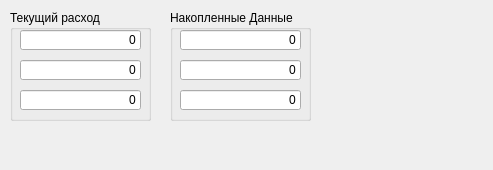
<?xml version="1.0" encoding="UTF-8"?>
<ui version="4.0">
 <class>Form</class>
 <widget class="QWidget" name="Form">
  <property name="geometry">
   <rect>
    <x>0</x>
    <y>0</y>
    <width>493</width>
    <height>170</height>
   </rect>
  </property>
  <property name="minimumSize">
   <size>
    <width>0</width>
    <height>160</height>
   </size>
  </property>
  <property name="windowTitle">
   <string>TURA</string>
  </property>
  <property name="styleSheet">
   <string notr="true">&quot;class&quot;: &quot;DeviceTura&quot;, &quot;dev&quot;: &quot;TD202206&quot;</string>
  </property>
  <widget class="QGroupBox" name="groupBox">
   <property name="geometry">
    <rect>
     <x>10</x>
     <y>10</y>
     <width>141</width>
     <height>111</height>
    </rect>
   </property>
   <property name="title">
    <string>Текущий расход</string>
   </property>
   <widget class="QLineEdit" name="lineFlowrate_1">
    <property name="geometry">
     <rect>
      <x>10</x>
      <y>20</y>
      <width>121</width>
      <height>20</height>
     </rect>
    </property>
    <property name="styleSheet">
     <string notr="true">&quot;key&quot;: &quot;current_flowrate&quot;, &quot;idx&quot;: 0</string>
    </property>
    <property name="text">
     <string>0</string>
    </property>
    <property name="maxLength">
     <number>16</number>
    </property>
    <property name="alignment">
     <set>Qt::AlignRight|Qt::AlignTrailing|Qt::AlignVCenter</set>
    </property>
   </widget>
   <widget class="QLineEdit" name="lineFlowrate_5">
    <property name="geometry">
     <rect>
      <x>10</x>
      <y>50</y>
      <width>121</width>
      <height>20</height>
     </rect>
    </property>
    <property name="styleSheet">
     <string notr="true">&quot;key&quot;: &quot;current_flowrate&quot;, &quot;idx&quot;: 1</string>
    </property>
    <property name="text">
     <string>0</string>
    </property>
    <property name="maxLength">
     <number>16</number>
    </property>
    <property name="alignment">
     <set>Qt::AlignRight|Qt::AlignTrailing|Qt::AlignVCenter</set>
    </property>
   </widget>
   <widget class="QLineEdit" name="lineFlowrate_6">
    <property name="geometry">
     <rect>
      <x>10</x>
      <y>80</y>
      <width>121</width>
      <height>20</height>
     </rect>
    </property>
    <property name="styleSheet">
     <string notr="true">&quot;key&quot;: &quot;current_flowrate&quot;, &quot;idx&quot;: 2</string>
    </property>
    <property name="text">
     <string>0</string>
    </property>
    <property name="maxLength">
     <number>16</number>
    </property>
    <property name="alignment">
     <set>Qt::AlignRight|Qt::AlignTrailing|Qt::AlignVCenter</set>
    </property>
   </widget>
  </widget>
  <widget class="QGroupBox" name="groupBox_2">
   <property name="geometry">
    <rect>
     <x>170</x>
     <y>10</y>
     <width>141</width>
     <height>111</height>
    </rect>
   </property>
   <property name="title">
    <string>Накопленные Данные</string>
   </property>
   <widget class="QLineEdit" name="lineFlowrate_2">
    <property name="geometry">
     <rect>
      <x>10</x>
      <y>20</y>
      <width>121</width>
      <height>20</height>
     </rect>
    </property>
    <property name="styleSheet">
     <string notr="true">&quot;key&quot;: &quot;accum_volume&quot;, &quot;idx&quot;: 0</string>
    </property>
    <property name="text">
     <string>0</string>
    </property>
    <property name="maxLength">
     <number>16</number>
    </property>
    <property name="alignment">
     <set>Qt::AlignRight|Qt::AlignTrailing|Qt::AlignVCenter</set>
    </property>
   </widget>
   <widget class="QLineEdit" name="lineFlowrate_3">
    <property name="geometry">
     <rect>
      <x>10</x>
      <y>50</y>
      <width>121</width>
      <height>20</height>
     </rect>
    </property>
    <property name="styleSheet">
     <string notr="true">&quot;key&quot;: &quot;accum_volume&quot;, &quot;idx&quot;: 1</string>
    </property>
    <property name="text">
     <string>0</string>
    </property>
    <property name="maxLength">
     <number>16</number>
    </property>
    <property name="alignment">
     <set>Qt::AlignRight|Qt::AlignTrailing|Qt::AlignVCenter</set>
    </property>
   </widget>
   <widget class="QLineEdit" name="lineFlowrate_4">
    <property name="geometry">
     <rect>
      <x>10</x>
      <y>80</y>
      <width>121</width>
      <height>20</height>
     </rect>
    </property>
    <property name="styleSheet">
     <string notr="true">&quot;key&quot;: &quot;accum_volume&quot;, &quot;idx&quot;: 2</string>
    </property>
    <property name="text">
     <string>0</string>
    </property>
    <property name="maxLength">
     <number>16</number>
    </property>
    <property name="alignment">
     <set>Qt::AlignRight|Qt::AlignTrailing|Qt::AlignVCenter</set>
    </property>
   </widget>
  </widget>
  <widget class="QLabel" name="labInfo">
   <property name="geometry">
    <rect>
     <x>330</x>
     <y>20</y>
     <width>111</width>
     <height>91</height>
    </rect>
   </property>
   <property name="styleSheet">
    <string notr="true">&quot;key&quot;: &quot;display_info&quot;</string>
   </property>
   <property name="text">
    <string/>
   </property>
   <property name="alignment">
    <set>Qt::AlignLeading|Qt::AlignLeft|Qt::AlignTop</set>
   </property>
  </widget>
 </widget>
 <resources/>
 <connections/>
</ui>
